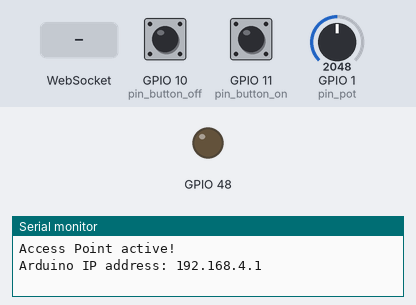
A sketch run on a simulated ESP32-S3. On the bench: output pins drawn as LEDs (lit = HIGH), the last lines printed to the serial monitor. Inputs (shaded band) come from the test bench; at power-on: GPIO 11 (pin_button_on) LOW, GPIO 10 (pin_button_off) LOW, GPIO 1 (pin_pot) = 2048.

Above: at 3.2 s.
3.3 s: GPIO 11 (pin_button_on) pulled HIGH for 0.15 s
At 4.1 s:
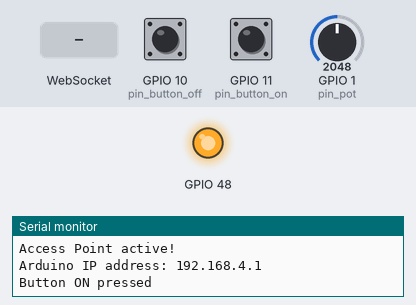
4.9 s: GPIO 10 (pin_button_off) pulled HIGH for 0.15 s
At 5.3 s:
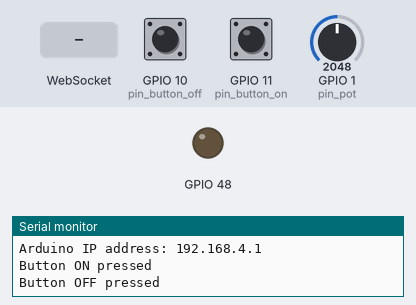
6.5 s: WebSocket text "ON" received
At 7.7 s:
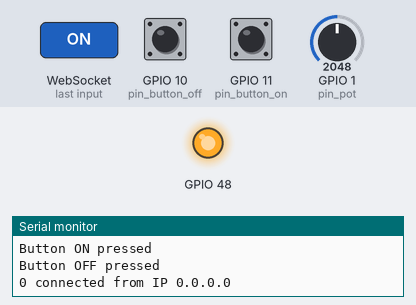
8.0 s: WebSocket text "OFF" received
At 8.9 s:
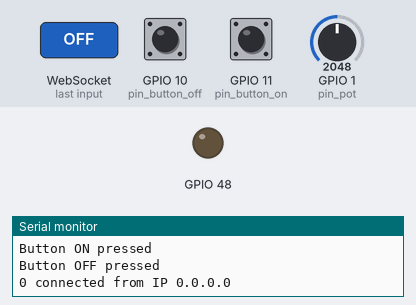
9.5 s: GPIO 11 (pin_button_on) pulled HIGH for 1 s
At 10.0 s:
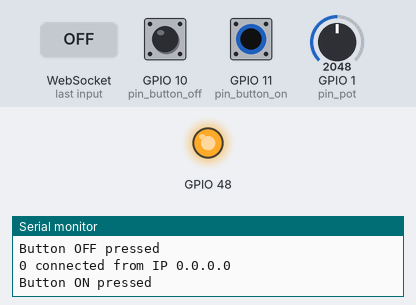
Timing chart, 0 to 12.5 s (numbered marks = the images above; inputs shaded):
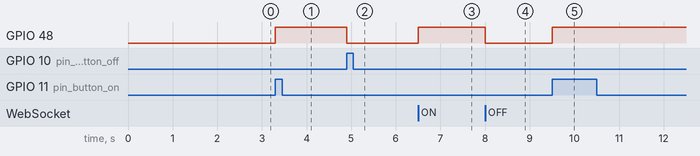

The sketch:

09_wifi.ino
```cpp
/*
  libraries to install:
  - WebSockets by Markus Sattler
  - ESPAsyncWebServer by Me-No-Dev
  - Async TCP by Me-No-Dev
*/

#include <WiFi.h>
#include <WebSocketsServer.h>   // ws, port 8080
#include <ESPAsyncWebServer.h>  // http, port 80

const char *ssid = "Marco-Wifi";
const char *password = NULL;
const int dns_port = 53;

AsyncWebServer webServer(80);
WebSocketsServer webSocket = WebSocketsServer(8080);

char msg_buffer[30];

#include "index.h"
#include "js.h"
#include "css.h"

// pinout
int pin_button_on = 11;
int pin_button_off = 10;
int pin_pot = A0;

// variables
bool old_off_button = 0;
bool old_on_button = 0;
unsigned long old_millis_pot = 0;
int pot_read_interval = 20;  // milliseconds
int client_count = 0; // number of clients

void setup() {
  Serial.begin(9600);

  // Wifi network
  WiFi.softAP(ssid, password);
  delay(2000);
  Serial.println("Access Point active!");
  Serial.print("Arduino IP address: ");
  Serial.println(WiFi.softAPIP());

  // webServer
  webServer.on("/", HTTP_GET, [](AsyncWebServerRequest *request) {
    request->send(200, "text/html", indexHtml);
  });
  webServer.on("/script.js", HTTP_GET, [](AsyncWebServerRequest *request) {
    request->send(200, "text/script", scriptJS);
  });
  webServer.on("/style.css", HTTP_GET, [](AsyncWebServerRequest *request) {
    request->send(200, "text/css", styleCSS);
  });

  webServer.begin();

  // webSocket
  webSocket.begin();
  webSocket.onEvent(webSocketEvents);

  //pinout
  pinMode(LED_BUILTIN, OUTPUT);
  pinMode(pin_button_on, INPUT);
  pinMode(pin_button_off, INPUT);

}

void loop() {
  webSocket.loop();
  readOnButton();
  readOffButton();
  readPot();
}


void readOnButton() {
  bool btn_val = digitalRead(pin_button_on);
  if(btn_val == 1 && old_on_button == 0) { // rising edge
    Serial.println("Button ON pressed");
    digitalWrite(LED_BUILTIN, HIGH);
    sendClientMessage("ON");
    old_on_button = 1;
  }
  else if(btn_val == 0 && old_on_button == 1) { // falling edge
    old_on_button = 0;
  }
}

void readOffButton() {
  bool btn_val = digitalRead(pin_button_off);
  if(btn_val == 1 && old_off_button == 0) { // rising edge
    Serial.println("Button OFF pressed");
    digitalWrite(LED_BUILTIN, LOW);
    sendClientMessage("OFF");
    old_off_button = 1;
  }
  else if(btn_val == 0 && old_off_button == 1) { // falling edge
    old_off_button = 0;
  }
}

void readPot() {
  if(millis() - old_millis_pot > pot_read_interval) {
    int pot_value = map(analogRead(pin_pot), 0, 4095, 0, 100);
    sendClientMessage(String(pot_value));
    old_millis_pot = millis();
  }
}

void sendClientMessage(String text) {
  sprintf(msg_buffer, "%s", text);
  for(int i=0; i<client_count; i++) {
    webSocket.sendTXT(i, msg_buffer);
  }
}

void webSocketEvents(uint8_t client_num, WStype_t type, uint8_t * payload, size_t length) {
  switch(type) {
    case WStype_DISCONNECTED:
      Serial.println(String(client_num) + " disconnected!");
      client_count--;
      break;
    case WStype_CONNECTED:
      {
        IPAddress ip = webSocket.remoteIP(client_num);
        Serial.print(String(client_num) + " connected from IP ");
        Serial.println(ip.toString());
        client_count++;
      }
      break;
    case WStype_TEXT:
      String msg = String((char *)payload);
      decodeMessage(msg);
      break;
  }
}

void decodeMessage(String msg) {
  if(msg.equals("ON")) {
    digitalWrite(LED_BUILTIN, HIGH);
    sendClientMessage("ON");
  }
  else if(msg.equals("OFF")) {
    digitalWrite(LED_BUILTIN, LOW);
    sendClientMessage("OFF");
  }
}
```

css.h
```cpp
const char styleCSS[] PROGMEM = R"(
html {
  font-size: 20px;
}
body {
  background-color: blue;
  color: white;
  font-family: sans-serif;
  text-align: center;
}
#led-status {
  width: 8rem;
  height: 8rem;
  border-radius: 4rem;
  border: 0.1rem solid white;
  margin-bottom: 1rem;
  margin-left: auto;
  margin-right: auto;
}
.led-on {
  background-color: white;
}
#potentiometer {
  height: 1rem;
  background-color: white;
  margin-left: auto;
  margin-right: auto;
}
)";
```

index.h
```cpp
const char indexHtml[] PROGMEM = R"(
<!DOCTYPE HTML>
<html>
  <head>
    <title>Arduino web page</title>
    <meta name="viewport" content="width=device-width, initial-scale=1">
    <link rel="stylesheet" href="style.css">
    <script src="script.js" defer></script>
  </head>
  <body>
    <h1>Arduino web page</h1>
    <h2>LED control</h2>
    <div id="led-status"></div>
    <button id="led-on">ON</button>
    <button id="led-off">OFF</button>
    <h2>Potentimeter</h2>
    <div id="potentiometer"></div>
  </body>
</html>
)";
```

js.h
```cpp
const char scriptJS[] PROGMEM = R"(
const buttonOn = document.getElementById("led-on");
const buttonOff = document.getElementById("led-off");
const ledStatus = document.getElementById("led-status");
const potentiometer = document.getElementById("potentiometer");

const webSocket = new WebSocket("ws://192.168.4.1:8080");

webSocket.addEventListener("open", (event) => {
  console.log("WebSocket connected!");
})

webSocket.addEventListener("message", (event) => {
  console.log("New message from Arduino: " + event.data);
  if(event.data == "ON") {
    ledStatus.classList.add("led-on");
  }
  else if(event.data == "OFF") {
    ledStatus.classList.remove("led-on");
  }
  else {
    potentiometer.style.width = event.data + "%";
  }
})

buttonOn.addEventListener("click", ()=> {
  webSocket.send("ON");
  ledStatus.classList.add("led-on");
})

buttonOff.addEventListener("click", ()=> {
  webSocket.send("OFF");
  ledStatus.classList.remove("led-on");
})

)";
```

Measured:
- after the input at 3.3 s, GPIO 48: LOW → HIGH at once
- after the input at 4.9 s, GPIO 48: HIGH → LOW at once
- after the input at 6.5 s, GPIO 48: LOW → HIGH at once
- after the input at 8.0 s, GPIO 48: HIGH → LOW at once
- after the input at 9.5 s, GPIO 48: LOW → HIGH at once
